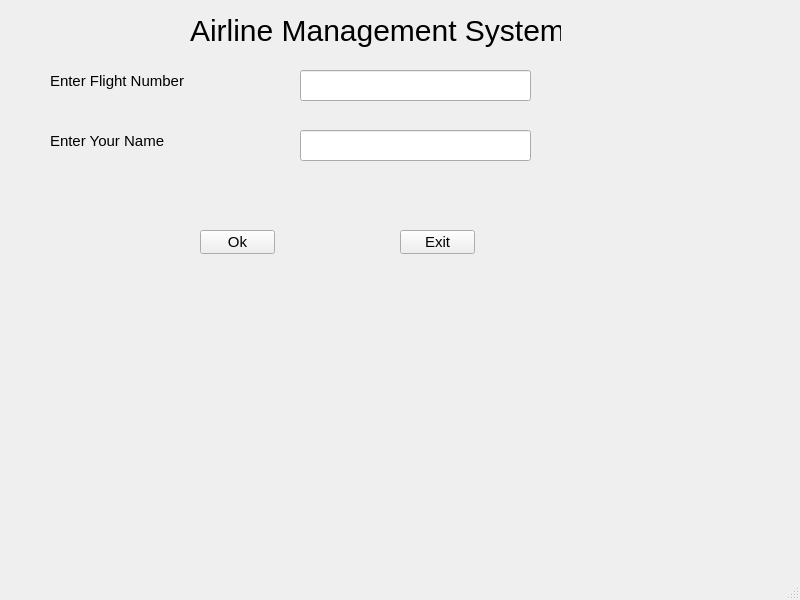
<?xml version="1.0" encoding="UTF-8"?>
<ui version="4.0">
 <class>MainWindow</class>
 <widget class="QMainWindow" name="MainWindow">
  <property name="geometry">
   <rect>
    <x>0</x>
    <y>0</y>
    <width>800</width>
    <height>600</height>
   </rect>
  </property>
  <property name="windowTitle">
   <string>MainWindow</string>
  </property>
  <widget class="QWidget" name="centralwidget">
   <widget class="QLabel" name="label">
    <property name="geometry">
     <rect>
      <x>190</x>
      <y>10</y>
      <width>371</width>
      <height>41</height>
     </rect>
    </property>
    <property name="styleSheet">
     <string notr="true">QLabel{
	font-size: 30px;
}</string>
    </property>
    <property name="text">
     <string>Airline Management System</string>
    </property>
   </widget>
   <widget class="QLabel" name="label_2">
    <property name="geometry">
     <rect>
      <x>50</x>
      <y>70</y>
      <width>141</width>
      <height>21</height>
     </rect>
    </property>
    <property name="styleSheet">
     <string notr="true">QLabel{
	font-size: 15px;
}</string>
    </property>
    <property name="text">
     <string>Enter Flight Number</string>
    </property>
   </widget>
   <widget class="QLabel" name="label_3">
    <property name="geometry">
     <rect>
      <x>50</x>
      <y>130</y>
      <width>121</width>
      <height>21</height>
     </rect>
    </property>
    <property name="styleSheet">
     <string notr="true">QLabel{
	font-size: 15px;
}</string>
    </property>
    <property name="text">
     <string>Enter Your Name</string>
    </property>
   </widget>
   <widget class="QLineEdit" name="lineEdit">
    <property name="geometry">
     <rect>
      <x>300</x>
      <y>70</y>
      <width>231</width>
      <height>31</height>
     </rect>
    </property>
    <property name="styleSheet">
     <string notr="true">QLineEdit{
	font-size: 15px;
}</string>
    </property>
   </widget>
   <widget class="QLineEdit" name="lineEdit_2">
    <property name="geometry">
     <rect>
      <x>300</x>
      <y>130</y>
      <width>231</width>
      <height>31</height>
     </rect>
    </property>
    <property name="styleSheet">
     <string notr="true">QLineEdit{
	font-size: 15px;
}</string>
    </property>
   </widget>
   <widget class="QPushButton" name="pushButton">
    <property name="geometry">
     <rect>
      <x>200</x>
      <y>230</y>
      <width>75</width>
      <height>24</height>
     </rect>
    </property>
    <property name="styleSheet">
     <string notr="true">QPushButton{
	font-size: 15px;
}</string>
    </property>
    <property name="text">
     <string>Ok</string>
    </property>
   </widget>
   <widget class="QPushButton" name="pushButton_2">
    <property name="geometry">
     <rect>
      <x>400</x>
      <y>230</y>
      <width>75</width>
      <height>24</height>
     </rect>
    </property>
    <property name="styleSheet">
     <string notr="true">QPushButton{
	font-size: 15px;
}</string>
    </property>
    <property name="text">
     <string>Exit</string>
    </property>
   </widget>
  </widget>
  <widget class="QMenuBar" name="menubar">
   <property name="geometry">
    <rect>
     <x>0</x>
     <y>0</y>
     <width>800</width>
     <height>22</height>
    </rect>
   </property>
  </widget>
  <widget class="QStatusBar" name="statusbar"/>
 </widget>
 <resources/>
 <connections/>
</ui>
